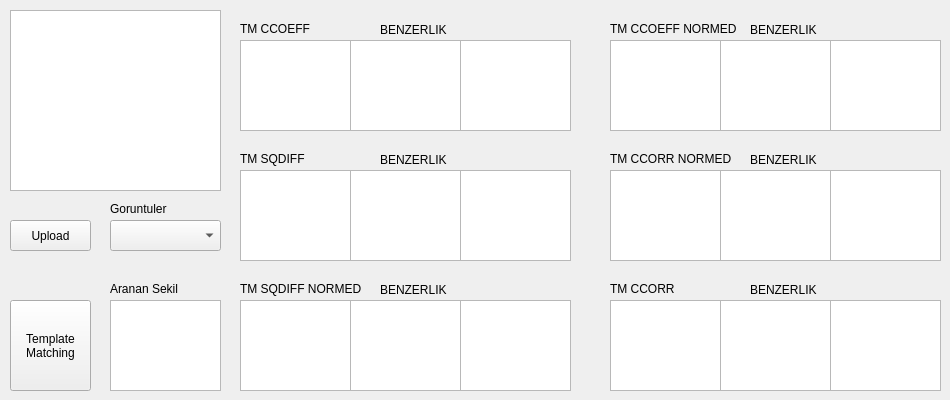
   <widget class="QWidget" name="tab_8">
    <attribute name="title">
     <string>Template Matching</string>
    </attribute>
    <attribute name="toolTip">
     <string>&lt;html&gt;&lt;head/&gt;&lt;body&gt;&lt;p&gt;goruntude aranan goruntuyu bulacagiz!&lt;/p&gt;&lt;/body&gt;&lt;/html&gt;</string>
    </attribute>
    <widget class="QGraphicsView" name="TM_upload_GV">
     <property name="geometry">
      <rect>
       <x>10</x>
       <y>10</y>
       <width>211</width>
       <height>181</height>
      </rect>
     </property>
    </widget>
    <widget class="QPushButton" name="TM_upload_btn">
     <property name="geometry">
      <rect>
       <x>10</x>
       <y>220</y>
       <width>81</width>
       <height>31</height>
      </rect>
     </property>
     <property name="text">
      <string>Upload</string>
     </property>
    </widget>
    <widget class="QComboBox" name="TM_goruntuler_CB">
     <property name="geometry">
      <rect>
       <x>110</x>
       <y>220</y>
       <width>111</width>
       <height>31</height>
      </rect>
     </property>
    </widget>
    <widget class="QGraphicsView" name="TM_arananSekil_GV">
     <property name="geometry">
      <rect>
       <x>110</x>
       <y>300</y>
       <width>111</width>
       <height>91</height>
      </rect>
     </property>
    </widget>
    <widget class="QPushButton" name="TM_tempMatch_btn">
     <property name="geometry">
      <rect>
       <x>10</x>
       <y>300</y>
       <width>81</width>
       <height>91</height>
      </rect>
     </property>
     <property name="text">
      <string>Template
Matching</string>
     </property>
    </widget>
    <widget class="QGraphicsView" name="TM_1_2_GV">
     <property name="geometry">
      <rect>
       <x>350</x>
       <y>40</y>
       <width>111</width>
       <height>91</height>
      </rect>
     </property>
    </widget>
    <widget class="QGraphicsView" name="TM_1_1_GV">
     <property name="geometry">
      <rect>
       <x>240</x>
       <y>40</y>
       <width>111</width>
       <height>91</height>
      </rect>
     </property>
    </widget>
    <widget class="QGraphicsView" name="TM_1_3_GV">
     <property name="geometry">
      <rect>
       <x>460</x>
       <y>40</y>
       <width>111</width>
       <height>91</height>
      </rect>
     </property>
    </widget>
    <widget class="QGraphicsView" name="TM_4_1_GV">
     <property name="geometry">
      <rect>
       <x>610</x>
       <y>40</y>
       <width>111</width>
       <height>91</height>
      </rect>
     </property>
    </widget>
    <widget class="QGraphicsView" name="TM_4_3_GV">
     <property name="geometry">
      <rect>
       <x>830</x>
       <y>40</y>
       <width>111</width>
       <height>91</height>
      </rect>
     </property>
    </widget>
    <widget class="QGraphicsView" name="TM_4_2_GV">
     <property name="geometry">
      <rect>
       <x>720</x>
       <y>40</y>
       <width>111</width>
       <height>91</height>
      </rect>
     </property>
    </widget>
    <widget class="QGraphicsView" name="TM_2_1_GV">
     <property name="geometry">
      <rect>
       <x>240</x>
       <y>170</y>
       <width>111</width>
       <height>91</height>
      </rect>
     </property>
    </widget>
    <widget class="QGraphicsView" name="TM_2_3_GV">
     <property name="geometry">
      <rect>
       <x>460</x>
       <y>170</y>
       <width>111</width>
       <height>91</height>
      </rect>
     </property>
    </widget>
    <widget class="QGraphicsView" name="TM_2_2_GV">
     <property name="geometry">
      <rect>
       <x>350</x>
       <y>170</y>
       <width>111</width>
       <height>91</height>
      </rect>
     </property>
    </widget>
    <widget class="QGraphicsView" name="TM_5_1_GV">
     <property name="geometry">
      <rect>
       <x>610</x>
       <y>170</y>
       <width>111</width>
       <height>91</height>
      </rect>
     </property>
    </widget>
    <widget class="QGraphicsView" name="TM_5_3_GV">
     <property name="geometry">
      <rect>
       <x>830</x>
       <y>170</y>
       <width>111</width>
       <height>91</height>
      </rect>
     </property>
    </widget>
    <widget class="QGraphicsView" name="TM_5_2_GV">
     <property name="geometry">
      <rect>
       <x>720</x>
       <y>170</y>
       <width>111</width>
       <height>91</height>
      </rect>
     </property>
    </widget>
    <widget class="QGraphicsView" name="TM_6_1_GV">
     <property name="geometry">
      <rect>
       <x>610</x>
       <y>300</y>
       <width>111</width>
       <height>91</height>
      </rect>
     </property>
    </widget>
    <widget class="QGraphicsView" name="TM_6_3_GV">
     <property name="geometry">
      <rect>
       <x>830</x>
       <y>300</y>
       <width>111</width>
       <height>91</height>
      </rect>
     </property>
    </widget>
    <widget class="QGraphicsView" name="TM_6_2_GV">
     <property name="geometry">
      <rect>
       <x>720</x>
       <y>300</y>
       <width>111</width>
       <height>91</height>
      </rect>
     </property>
    </widget>
    <widget class="QGraphicsView" name="TM_3_1_GV">
     <property name="geometry">
      <rect>
       <x>240</x>
       <y>300</y>
       <width>111</width>
       <height>91</height>
      </rect>
     </property>
    </widget>
    <widget class="QGraphicsView" name="TM_3_3_GV">
     <property name="geometry">
      <rect>
       <x>460</x>
       <y>300</y>
       <width>111</width>
       <height>91</height>
      </rect>
     </property>
    </widget>
    <widget class="QGraphicsView" name="TM_3_2_GV">
     <property name="geometry">
      <rect>
       <x>350</x>
       <y>300</y>
       <width>111</width>
       <height>91</height>
      </rect>
     </property>
    </widget>
    <widget class="QLabel" name="label_15">
     <property name="geometry">
      <rect>
       <x>110</x>
       <y>200</y>
       <width>71</width>
       <height>17</height>
      </rect>
     </property>
     <property name="text">
      <string>Goruntuler</string>
     </property>
    </widget>
    <widget class="QLabel" name="label_16">
     <property name="geometry">
      <rect>
       <x>110</x>
       <y>280</y>
       <width>91</width>
       <height>17</height>
      </rect>
     </property>
     <property name="text">
      <string>Aranan Sekil</string>
     </property>
    </widget>
    <widget class="QLabel" name="label_17">
     <property name="geometry">
      <rect>
       <x>240</x>
       <y>20</y>
       <width>81</width>
       <height>17</height>
      </rect>
     </property>
     <property name="text">
      <string>TM CCOEFF</string>
     </property>
    </widget>
    <widget class="QLabel" name="label_20">
     <property name="geometry">
      <rect>
       <x>240</x>
       <y>150</y>
       <width>81</width>
       <height>17</height>
      </rect>
     </property>
     <property name="text">
      <string>TM SQDIFF</string>
     </property>
    </widget>
    <widget class="QLabel" name="TM_bnzr3_lbl">
     <property name="geometry">
      <rect>
       <x>380</x>
       <y>280</y>
       <width>191</width>
       <height>20</height>
      </rect>
     </property>
     <property name="text">
      <string>BENZERLIK</string>
     </property>
    </widget>
    <widget class="QLabel" name="label_22">
     <property name="geometry">
      <rect>
       <x>240</x>
       <y>280</y>
       <width>131</width>
       <height>17</height>
      </rect>
     </property>
     <property name="text">
      <string>TM SQDIFF NORMED</string>
     </property>
    </widget>
    <widget class="QLabel" name="label_23">
     <property name="geometry">
      <rect>
       <x>610</x>
       <y>20</y>
       <width>131</width>
       <height>17</height>
      </rect>
     </property>
     <property name="text">
      <string>TM CCOEFF NORMED</string>
     </property>
    </widget>
    <widget class="QLabel" name="TM_bnzr4_lbl">
     <property name="geometry">
      <rect>
       <x>750</x>
       <y>20</y>
       <width>191</width>
       <height>20</height>
      </rect>
     </property>
     <property name="text">
      <string>BENZERLIK</string>
     </property>
    </widget>
    <widget class="QLabel" name="label_25">
     <property name="geometry">
      <rect>
       <x>610</x>
       <y>150</y>
       <width>131</width>
       <height>17</height>
      </rect>
     </property>
     <property name="text">
      <string>TM CCORR NORMED</string>
     </property>
    </widget>
    <widget class="QLabel" name="TM_bnzr5_lbl">
     <property name="geometry">
      <rect>
       <x>750</x>
       <y>150</y>
       <width>191</width>
       <height>20</height>
      </rect>
     </property>
     <property name="text">
      <string>BENZERLIK</string>
     </property>
    </widget>
    <widget class="QLabel" name="label_27">
     <property name="geometry">
      <rect>
       <x>610</x>
       <y>280</y>
       <width>81</width>
       <height>17</height>
      </rect>
     </property>
     <property name="text">
      <string>TM CCORR</string>
     </property>
    </widget>
    <widget class="QLabel" name="TM_bnzr2_lbl">
     <property name="geometry">
      <rect>
       <x>380</x>
       <y>150</y>
       <width>191</width>
       <height>20</height>
      </rect>
     </property>
     <property name="text">
      <string>BENZERLIK</string>
     </property>
    </widget>
    <widget class="QLabel" name="TM_bnzr1_lbl">
     <property name="geometry">
      <rect>
       <x>380</x>
       <y>20</y>
       <width>191</width>
       <height>20</height>
      </rect>
     </property>
     <property name="text">
      <string>BENZERLIK</string>
     </property>
    </widget>
    <widget class="QLabel" name="TM_bnzr6_lbl">
     <property name="geometry">
      <rect>
       <x>750</x>
       <y>280</y>
       <width>191</width>
       <height>20</height>
      </rect>
     </property>
     <property name="text">
      <string>BENZERLIK</string>
     </property>
    </widget>
   </widget>
